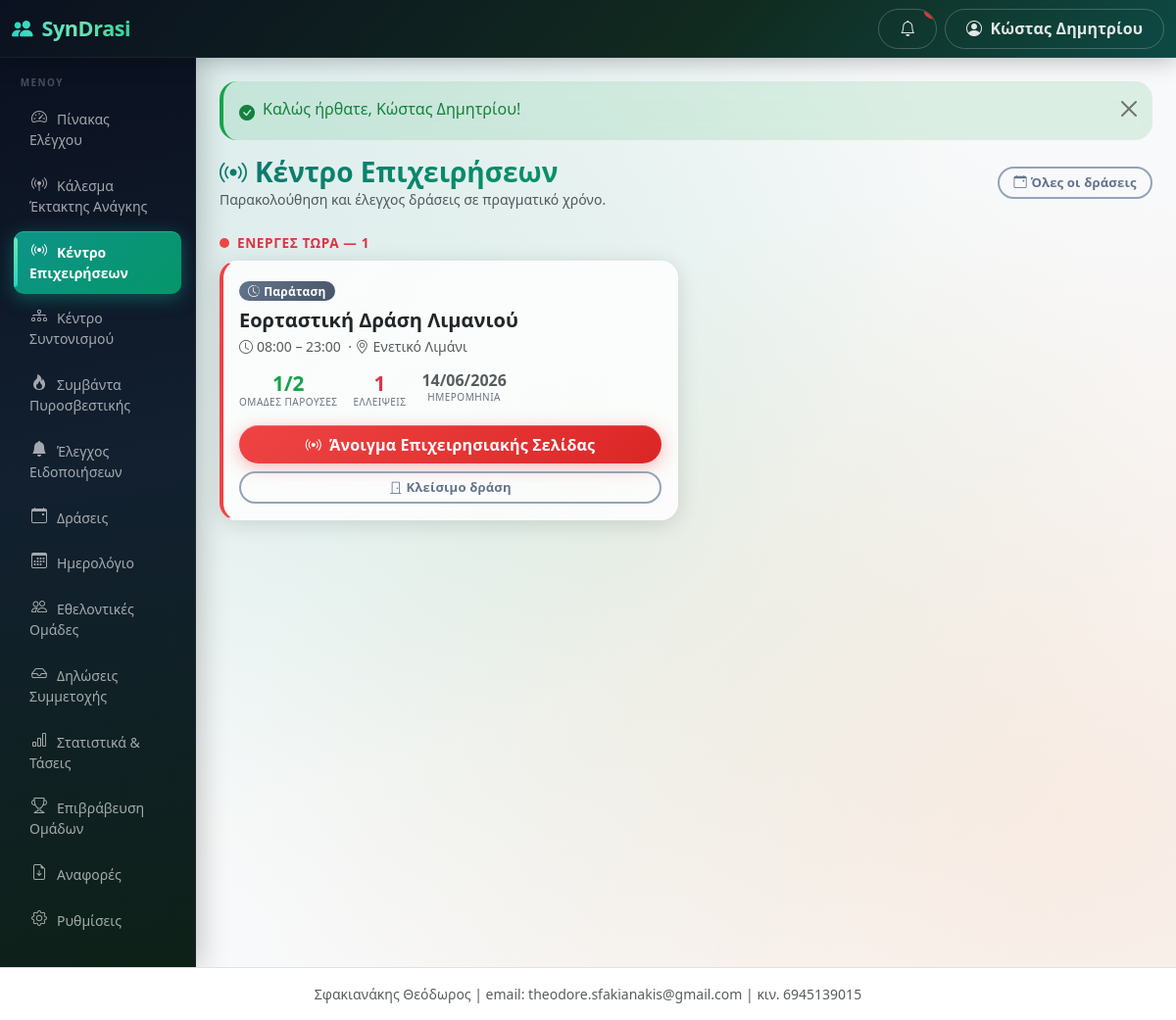
Page /public/operations (signed in) on the committed database.
### tables this page shows
CREATE TABLE users (
  id INT AUTO_INCREMENT PRIMARY KEY,
  municipality_id INT NULL,
  team_id INT NULL,
  name VARCHAR(255) NOT NULL,
  email VARCHAR(255) NOT NULL UNIQUE,
  phone VARCHAR(50) NULL,
  password_hash VARCHAR(255) NOT NULL,
  role ENUM('super_admin','municipality_admin','team_admin','event_operator') NOT NULL,
  status ENUM('active','inactive') NOT NULL DEFAULT 'active',
  language_code VARCHAR(10) NULL,
  last_login_at DATETIME NULL,
  created_at DATETIME NOT NULL DEFAULT CURRENT_TIMESTAMP,
  updated_at DATETIME NULL ON UPDATE CURRENT_TIMESTAMP,
  INDEX idx_users_municipality_id (municipality_id),
  INDEX idx_users_team_id (team_id),
  FOREIGN KEY (language_code) REFERENCES languages(code)
);

CREATE TABLE municipalities (
  id INT AUTO_INCREMENT PRIMARY KEY,
  name VARCHAR(255) NOT NULL,
  authority_type ENUM('municipality','civil_protection','fire_service','coast_guard') NOT NULL DEFAULT 'municipality',
  official_name VARCHAR(255) NULL,
  short_name VARCHAR(80) NULL,
  city VARCHAR(255) NULL,
  address VARCHAR(255) NULL,
  email VARCHAR(255) NULL,
  phone VARCHAR(50) NULL,
  status ENUM('active','inactive') NOT NULL DEFAULT 'active',
  created_at DATETIME NOT NULL DEFAULT CURRENT_TIMESTAMP,
  updated_at DATETIME NULL ON UPDATE CURRENT_TIMESTAMP
);

CREATE TABLE events (
  id INT AUTO_INCREMENT PRIMARY KEY,
  municipality_id INT NOT NULL,
  category_id INT NULL,
  title VARCHAR(255) NOT NULL,
  description TEXT NULL,
  location_name VARCHAR(255) NULL,
  address VARCHAR(255) NULL,
  latitude DECIMAL(10,7) NULL,
  longitude DECIMAL(10,7) NULL,
  start_datetime DATETIME NOT NULL,
  end_datetime DATETIME NOT NULL,
  requested_people INT NOT NULL DEFAULT 0,
  requested_vehicle TINYINT(1) NOT NULL DEFAULT 0,
  requested_medical_equipment TINYINT(1) NOT NULL DEFAULT 0,
  requested_items_json TEXT NULL,
  instructions TEXT NULL,
  status ENUM('draft','open','review','confirmed','active','closed','completed','cancelled') NOT NULL DEFAULT 'draft',
  public_token VARCHAR(64) NULL UNIQUE,
  published_at DATETIME NULL,
  created_by INT NOT NULL,
  created_at DATETIME NOT NULL DEFAULT CURRENT_TIMESTAMP,
  updated_at DATETIME NULL ON UPDATE CURRENT_TIMESTAMP,
  last_activity_at DATETIME NULL COMMENT 'bumped by live-ops writes; poll change detection (migration 040)',
  reconciliation_notes TEXT NULL,
  story_token VARCHAR(64) NULL COMMENT 'no-login public Story link',
  story_published_at DATETIME NULL,
  INDEX idx_events_municipality_id (municipality_id),
  INDEX idx_events_status (status),
  INDEX idx_events_start_datetime (start_datetime),
  INDEX idx_events_story_token (story_token),
  INDEX idx_events_muni_status_start (municipality_id, status, start_datetime)
);

### views/operations/index.php (the view, shortened to what the rows shown need)
<?php
$hasLive         = !empty($live);
$terms = authority_context(current_municipality_id());
$eventSingular = $terms['event_singular'] ?? 'Δράση';
$eventSingularLc = mb_strtolower($eventSingular, 'UTF-8');
$eventPluralLc = $terms['event_plural_lc'] ?? 'δράσεις';
?>
<div class="d-flex flex-wrap justify-content-between align-items-center mb-4 gap-2">
  <div>
    <h1 class="h3 mb-0"><i class="bi bi-broadcast me-2"></i><?= e(t('operations/index.001', 'Κέντρο Επιχειρήσεων')) ?></h1>
    <p class="text-muted small mb-0"><?= e(t('operations/index.025', 'Παρακολούθηση και έλεγχος')) ?> <?= e($eventPluralLc) ?> <?= e(t('operations/index.026', 'σε πραγματικό χρόνο.')) ?></p>
  </div>
  <a href="<?= e(url('/events')) ?>" class="btn btn-outline-secondary btn-sm">
    <i class="bi bi-calendar-event me-1"></i><?= e(t('operations/index.003', 'Όλες οι')) ?> <?= e($eventPluralLc) ?>
  </a>
</div>
<?php if ($hasLive): ?>
<div class="mb-2 d-flex align-items-center gap-2">
  <span class="live-dot"></span>
  <span class="fw-bold text-danger" style="font-size:.85rem;letter-spacing:.6px;text-transform:uppercase">
    <?= e(t('operations/index.011', 'Ενεργές τώρα —')) ?> <?= count($live) ?>
  </span>
</div>
<div class="row g-3 mb-4">
  <?php foreach ($live as $ev): ?>
  <?php
    $isManual = ($ev['status'] === 'active');
    $isPastEnd = strtotime($ev['end_datetime']) < time();
  ?>
  <div class="col-lg-6">
    <div class="card command-card h-100">
      <div class="card-body">
        <div class="d-flex justify-content-between align-items-start gap-2 mb-3">
          <div>
            <?php if ($isManual && strtotime($ev['start_datetime']) > time()): ?>
              <span class="badge text-bg-warning mb-1">
                <i class="bi bi-skip-start-fill me-1"></i><?= e(t('operations/index.012', 'Πρόωρη Έναρξη')) ?>
              </span>
            <?php elseif ($isManual && $isPastEnd): ?>
              <span class="badge text-bg-secondary mb-1">
                <i class="bi bi-clock-history me-1"></i><?= e(t('operations/index.013', 'Παράταση')) ?>
              </span>
            <?php endif; ?>
            <h5 class="fw-bold mb-0 mt-1"><?= e($ev['title']) ?></h5>
            <div class="text-muted small mt-1">
              <i class="bi bi-clock me-1"></i><?= e(gr_time($ev['start_datetime'])) ?> – <?= e(gr_time($ev['end_datetime'])) ?>
              <?php if ($ev['location_name']): ?>
                &nbsp;·&nbsp;<i class="bi bi-geo-alt me-1"></i><?= e($ev['location_name']) ?>
              <?php endif; ?>
            </div>
          </div>
        </div>
        <div class="d-flex gap-3 mb-3 flex-wrap">
          <div class="cmd-stat">
            <div class="cmd-stat-val text-success"><?= (int)$ev['teams_present'] ?>/<?= (int)$ev['teams_approved'] ?></div>
            <div class="cmd-stat-lbl"><?= e(t('operations/index.014', 'Ομάδες παρούσες')) ?></div>
          </div>
          <?php if ((int)$ev['open_shortages'] > 0): ?>
          <div class="cmd-stat">
            <div class="cmd-stat-val text-danger"><?= (int)$ev['open_shortages'] ?></div>
            <div class="cmd-stat-lbl"><?= e(t('operations/index.015', 'Ελλείψεις')) ?></div>
          </div>
          <?php endif; ?>
          <div class="cmd-stat">
            <div class="cmd-stat-val text-muted" style="font-size:1rem"><?= e(gr_date($ev['start_datetime'])) ?></div>
            <div class="cmd-stat-lbl"><?= e(t('operations/index.016', 'Ημερομηνία')) ?></div>
          </div>
        </div>
        <a href="<?= e(url('/operations/events/' . $ev['id'])) ?>"
           class="btn btn-danger w-100 fw-bold mb-2">
          <i class="bi bi-broadcast me-2"></i><?= e(t('operations/index.017', 'Άνοιγμα Επιχειρησιακής Σελίδας')) ?>
        </a>
        <form method="post" action="<?= e(url('/events/' . $ev['id'] . '/close')) ?>"
              onsubmit="return confirm(<?= e(json_encode('Κλείσιμο ' . $eventSingularLc . ' τώρα;', JSON_UNESCAPED_UNICODE)) ?>)">
          <button class="btn btn-outline-secondary btn-sm w-100">
            <i class="bi bi-door-closed me-1"></i><?= e(t('operations/index.018', 'Κλείσιμο')) ?> <?= e($eventSingularLc) ?>
          </button>
        </form>
      </div>
    </div>
  </div>
  <?php endforeach; ?>
</div>
<?php endif; ?>

### app/Helpers/Router.php (shortened to what the rows shown need)
<?php
class Router
{
    private $routes = [];
    public function get($pattern, $handler, array $options = [])
    {
        $this->routes[] = ['GET', $pattern, $handler, $options];
    }
    public function post($pattern, $handler, array $options = [])
    {
        $this->routes[] = ['POST', $pattern, $handler, $options];
    }
    public function dispatch($method, $uri)
    {
        $path = parse_url($uri, PHP_URL_PATH);
        $base = base_uri();
        if ($base !== '' && strpos($path, $base) === 0) {
            $path = substr($path, strlen($base));
        } else {
            $parent = preg_replace('#/public$#', '', $base);
            if ($parent !== $base && $parent !== '' && strpos($path, $parent) === 0) {
                $path = substr($path, strlen($parent));
            }
        }
        $path = '/' . trim($path, '/');
        foreach ($this->routes as $route) {
            list($m, $pattern, $handler, $options) = $route;
            if ($m !== $method) {
                continue;
            }
            $regex = '#^' . preg_replace_callback(
                '/\{([a-zA-Z_]+)\}/',
                function ($m) {
                    return $m[1] === 'token' ? '([A-Za-z0-9]+)' : '(\d+)';
                },
                $pattern
            ) . '$#';
            if (preg_match($regex, $path, $matches)) {
                array_shift($matches);
                $this->enforceAccess($options);
                list($class, $action) = explode('@', $handler);
                $controller = new $class();
                return call_user_func_array([$controller, $action], $matches);
            }
        }
    }
    private function enforceAccess(array $options)
    {
        if (!empty($options['roles'])) {
            requireRole($options['roles']);
            return;
        }
    }
}

### views/layouts/header.php (shortened to what the rows shown need)
<?php $unreadCount = is_logged_in() ? Notification::unreadCount($_SESSION['user_id']) : 0; ?>
<!DOCTYPE html>
<html lang="el">
<head>
<link href="https://cdn.jsdelivr.net/npm/bootstrap@5.3.3/dist/css/bootstrap.min.css" rel="stylesheet">
<link href="https://cdn.jsdelivr.net/npm/bootstrap-icons@1.11.3/font/bootstrap-icons.min.css" rel="stylesheet">
<link href="<?= e(url('/assets/css/app.css')) ?>" rel="stylesheet">
</head>
<body class="bg-light">
<nav class="navbar navbar-dark syndrasi-topbar sticky-top">
  <div class="container-fluid">
    <div class="d-flex align-items-center">
      <button class="btn btn-outline-light d-lg-none me-2" type="button" data-bs-toggle="offcanvas" data-bs-target="#sidebarMenu" aria-label="<?= e(t('layouts/header.006', 'Μενού')) ?>">
      </button>
      <a class="navbar-brand fw-bold" href="<?= e(url('/')) ?>">
        <i class="bi bi-people-fill me-1"></i> SynDrasi
      </a>
    </div>
    <div class="d-flex align-items-center gap-2">
      <a href="<?= e(url('/notifications')) ?>" class="btn btn-outline-light position-relative" title="<?= e(t('layouts/header.008', 'Ειδοποιήσεις')) ?>" id="navNotifBell">
        <i class="bi bi-bell"></i>
        <span class="position-absolute top-0 start-100 translate-middle badge rounded-pill bg-danger"
              id="navNotifBadge" <?= $unreadCount > 0 ? '' : 'style="display:none"' ?>><?= (int) $unreadCount ?></span>
      </a>
      <div class="dropdown">
        <button class="btn btn-outline-light dropdown-toggle" data-bs-toggle="dropdown">
          <i class="bi bi-person-circle me-1"></i>
          <span class="d-none d-md-inline"><?= e(current_user() ? current_user()['name'] : '') ?></span>
        </button>
      </div>
    </div>
  </div>
</nav>
<div class="container-fluid">
  <div class="row">
    <?php include BASE_PATH . '/views/layouts/sidebar.php'; ?>
    <main class="col-lg-10 ms-sm-auto px-3 px-md-4 py-4">
      <?php include BASE_PATH . '/views/layouts/flash.php'; ?>

### views/layouts/sidebar.php (shortened to what the rows shown need)
<?php
$role = current_role();
$currentPath = parse_url($_SERVER['REQUEST_URI'], PHP_URL_PATH);
$midForTerms = function_exists('current_municipality_id') ? current_municipality_id() : null;
$authorityTerms = $midForTerms ? authority_context($midForTerms) : authority_defaults('municipality');
$authorityTypeForMenu = $authorityTerms['authority_type'] ?? 'municipality';
$eventMenuLabel = t('authority/' . $authorityTypeForMenu . '.event_plural', $authorityTerms['event_plural'] ?? 'Δράσεις');
$teamMenuLabel = t('authority/' . $authorityTypeForMenu . '.team_plural', $authorityTerms['team_plural'] ?? 'Εθελοντικές Ομάδες');
$menus = [];
if ($role === 'municipality_admin') {
    $menus = [
        ['/dashboard',    'bi-speedometer2',              t('layouts/sidebar.003', 'Πίνακας Ελέγχου')],
        ['/mobilizations', 'bi-broadcast-pin',            t('layouts/sidebar.004', 'Κάλεσμα Έκτακτης Ανάγκης')],
        ['/operations',   'bi-broadcast',                 t('layouts/sidebar.005', 'Κέντρο Επιχειρήσεων')],
        ['/operations/war-room', 'bi-diagram-3',          t('layouts/sidebar.006', 'Κέντρο Συντονισμού')],
        ['/fire-service', 'bi-fire',                       t('layouts/sidebar.007', 'Συμβάντα Πυροσβεστικής')],
        ['/notification-center', 'bi-bell-fill',           t('layouts/sidebar.008', 'Έλεγχος Ειδοποιήσεων')],
        ['/events',       'bi-calendar-event',            $eventMenuLabel],
        ['/events/calendar', 'bi-calendar3',              t('layouts/sidebar.009', 'Ημερολόγιο')],
        ['/teams',        'bi-people',                    $teamMenuLabel],
        ['/applications', 'bi-inbox',                     t('layouts/sidebar.010', 'Δηλώσεις Συμμετοχής')],
        ['/statistics',   'bi-bar-chart',                 t('layouts/sidebar.011', 'Στατιστικά & Τάσεις')],
        ['/awards',       'bi-trophy',                    t('layouts/sidebar.012', 'Επιβράβευση Ομάδων')],
        ['/reports',      'bi-file-earmark-arrow-down',   t('layouts/sidebar.013', 'Αναφορές')],
        ['/settings',     'bi-gear',                      t('layouts/sidebar.014', 'Ρυθμίσεις')],
    ];
}
$base = base_uri();
function sidebar_active($path, $currentPath, $base)
{
    $full = $base . $path;
    if (in_array($path, ['/dashboard','/team/dashboard','/admin/dashboard','/events/calendar'], true)) {
        return $currentPath === $full;
    }
    return strpos($currentPath, $full) === 0;
}
?>
<div class="offcanvas-lg offcanvas-start col-lg-2 d-lg-block sidebar p-0" tabindex="-1" id="sidebarMenu">
  <?php
  if (in_array($role, ['municipality_admin', 'event_operator'], true)) {
      $mid = current_municipality_id();
      if ($mid && class_exists('MunicipalitySetting')) {
          $sidebarLogoUrl = MunicipalitySetting::get($mid, 'branding_logo', '');
      }
  }
  ?>
  <div class="sidebar-label"><?= e(t('layouts/sidebar.001', 'Μενού')) ?></div>
  <ul class="nav flex-column mb-auto px-1 pb-4">
    <?php foreach ($menus as $m): ?>
    <li class="nav-item">
      <a href="<?= e(url($m[0])) ?>"
         class="nav-link sidebar-link<?= sidebar_active($m[0], $currentPath, $base) ? ' active' : '' ?>">
        <i class="bi <?= e($m[1]) ?> me-2"></i><?= e($m[2]) ?>
      </a>
    </li>
    <?php endforeach; ?>
  </ul>
</div>

### rows in the picture
users: name "Κώστας Δημητρίου", language_code "ΜΕΝΟΎ", language_code "Κέντρο Επιχειρήσεων", language_code "Παρακολούθηση και έλεγχος", language_code "σε πραγματικό χρόνο.", language_code "Όλες οι", language_code "ΕΝΕΡΓΈΣ ΤΏΡΑ —", language_code "Παράταση", language_code "ΟΜΆΔΕΣ ΠΑΡΟΎΣΕΣ", language_code "ΕΛΛΕΊΨΕΙΣ", language_code "ΗΜΕΡΟΜΗΝΊΑ", language_code "Άνοιγμα Επιχειρησιακής Σελίδας", language_code "Κλείσιμο"
municipalities: eventPluralLc "δράσεις"
events: title "Εορταστική Δράση Λιμανιού", start_datetime "08:00", end_datetime "23:00", location_name "Ενετικό Λιμάνι", teams_present "1", teams_approved "2", open_shortages "1", start_datetime "14/06/2026", municipality.name "δράση"

### other values in the picture
$m[2] "Πίνακας Ελέγχου"
$m[2] "Κάλεσμα Έκτακτης Ανάγκης"
$m[2] "Κέντρο Επιχειρήσεων"
$m[2] "Κέντρο Συντονισμού"
$m[2] "Συμβάντα Πυροσβεστικής"
$m[2] "Έλεγχος Ειδοποιήσεων"
$m[2] "Δράσεις"
$m[2] "Ημερολόγιο"
$m[2] "Εθελοντικές Ομάδες"
$m[2] "Δηλώσεις Συμμετοχής"
$m[2] "Στατιστικά & Τάσεις"
$m[2] "Επιβράβευση Ομάδων"
$m[2] "Αναφορές"
$m[2] "Ρυθμίσεις"
$f['message'] "Καλώς ήρθατε, Κώστας Δημητρίου!"
